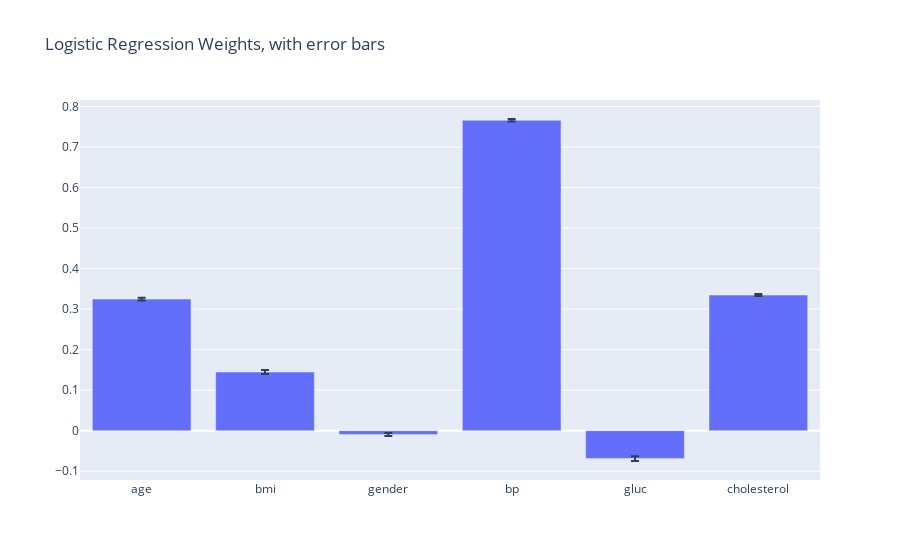

The cell this chart's notebook holds for it:
### Markdown cell above
### Analysis of colinearity(but does not work)

### Code cell
from sklearn.preprocessing import StandardScaler
# we want to normalize the features based upon the mean and standard deviation of each column. 
# However, we do not want to accidentally use the testing data to find out the mean and std (this would be snooping)

from sklearn.pipeline import Pipeline
# you can apply the StandardScaler function inside of the cross-validation loop 
#  but this requires the use of PipeLines in scikit. 
#  A pipeline can apply feature pre-processing and data fitting in one compact notation
#  Here is an example!

std_scl = StandardScaler()
lr_clf = LogisticRegression(penalty='l2', C=0.05, solver='liblinear') 

# create the pipline
piped_object = Pipeline([('scale', std_scl),  # do this
                         ('logit_model', lr_clf)]) # and then do this

Xnew = df_f[['age','bmi','gender', 'bp', 'gluc', 'cholesterol']].values

weights = []
# run the pipline corssvalidated
for iter_num, (train_indices, test_indices) in enumerate(cv_object.split(Xnew,y)):
    piped_object.fit(Xnew[train_indices],y[train_indices])  # train object
    weights.append(piped_object.named_steps['logit_model'].coef_[0])
    
weights = np.array(weights)

import plotly

error_y=dict(
            type='data',
            array=np.std(weights,axis=0),
            visible=True
        )

graph1 = {'x': ['age','bmi','gender', 'bp', 'gluc', 'cholesterol'],
          'y': np.mean(weights,axis=0),
    'error_y':error_y,
       'type': 'bar'}

fig = dict()
fig['data'] = [graph1]
fig['layout'] = {'title': 'Logistic Regression Weights, with error bars'}

plotly.offline.iplot(fig)

### Figure 1 — Plotly figure (JSON) as saved in the notebook; plotly's stock layout.template omitted (floating-point values rounded to 4 significant figures)
{"data": [{"error_y": {"array": [0.003277, 0.004934, 0.003697, 0.003002, 0.006014, 0.002488], "type": "data", "visible": true}, "type": "bar", "x": ["age", "bmi", "gender", "bp", "gluc", "cholesterol"], "y": [0.3247, 0.1448, -0.009522, 0.7661, -0.06876, 0.3347]}], "layout": {"title": {"text": "Logistic Regression Weights, with error bars"}}}
